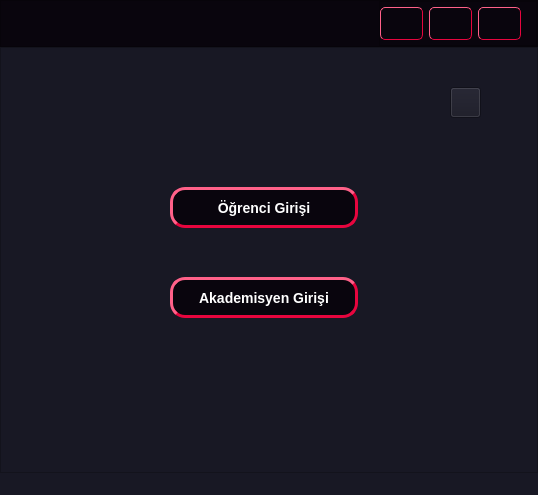
<?xml version="1.0" encoding="UTF-8"?>
<ui version="4.0">
 <class>AnaMenu</class>
 <widget class="QMainWindow" name="AnaMenu">
  <property name="geometry">
   <rect>
    <x>0</x>
    <y>0</y>
    <width>538</width>
    <height>495</height>
   </rect>
  </property>
  <property name="windowTitle">
   <string>AnaMenu</string>
  </property>
  <widget class="QWidget" name="centralwidget">
   <layout class="QVBoxLayout" name="verticalLayout" stretch="10,90">
    <property name="spacing">
     <number>0</number>
    </property>
    <property name="leftMargin">
     <number>0</number>
    </property>
    <property name="topMargin">
     <number>0</number>
    </property>
    <property name="rightMargin">
     <number>0</number>
    </property>
    <property name="bottomMargin">
     <number>0</number>
    </property>
    <item>
     <widget class="QFrame" name="frameUst">
      <property name="styleSheet">
       <string notr="true">background-color: rgb(9,5,13);</string>
      </property>
      <property name="frameShape">
       <enum>QFrame::StyledPanel</enum>
      </property>
      <property name="frameShadow">
       <enum>QFrame::Raised</enum>
      </property>
      <layout class="QVBoxLayout" name="verticalLayout_3">
       <property name="spacing">
        <number>0</number>
       </property>
       <property name="leftMargin">
        <number>0</number>
       </property>
       <property name="topMargin">
        <number>0</number>
       </property>
       <property name="rightMargin">
        <number>0</number>
       </property>
       <property name="bottomMargin">
        <number>0</number>
       </property>
       <item alignment="Qt::AlignRight">
        <widget class="QFrame" name="frame">
         <property name="frameShape">
          <enum>QFrame::StyledPanel</enum>
         </property>
         <property name="frameShadow">
          <enum>QFrame::Raised</enum>
         </property>
         <layout class="QHBoxLayout" name="horizontalLayout_2">
          <property name="leftMargin">
           <number>0</number>
          </property>
          <property name="topMargin">
           <number>5</number>
          </property>
          <property name="rightMargin">
           <number>15</number>
          </property>
          <property name="bottomMargin">
           <number>5</number>
          </property>
          <item>
           <widget class="QPushButton" name="btnKucult">
            <property name="styleSheet">
             <string notr="true">QPushButton {
image: url(:/Ikonlar/Ikonlar/kucult.png);
border-color: rgb(231, 5, 62);
border-width: 1px;
border-style: outset;
border-radius: 5px;
padding: 3px;
width:35px;
height:25px
}

QPushButton:hover {
background-color: qlineargradient(spread:pad, x1:0, y1:1, x2:0, y2:0, stop:0 rgb(41, 128, 185), stop:1 rgb(52, 152, 219));
}

QPushButton:pressed{
border-style: inset;
}</string>
            </property>
            <property name="text">
             <string/>
            </property>
           </widget>
          </item>
          <item>
           <widget class="QPushButton" name="btnGenislet">
            <property name="styleSheet">
             <string notr="true">QPushButton {
image: url(:/Ikonlar/Ikonlar/genislet.png);
border-color: rgb(231, 5, 62);
border-width: 1px;
border-style: outset;
border-radius: 5px;
padding: 3px;
width:35px;
height:25px;
}

QPushButton:hover {
background-color: qlineargradient(spread:pad, x1:0, y1:1, x2:0, y2:0, stop:0 rgb(41, 128, 185), stop:1 rgb(52, 152, 219));
}

QPushButton:pressed{
border-style: inset;
}</string>
            </property>
            <property name="text">
             <string/>
            </property>
           </widget>
          </item>
          <item>
           <widget class="QPushButton" name="btnKapat">
            <property name="styleSheet">
             <string notr="true">QPushButton {
image: url(:/Ikonlar/Ikonlar/kapat.png);
border-color: rgb(231, 5, 62);
border-width: 1px;
border-style: outset;
border-radius: 5px;
padding: 3px;
width:35px;
height:25px
}

QPushButton:hover {
background-color: rgb(255, 0, 0);
}

QPushButton:pressed{
border-style: inset;
}</string>
            </property>
            <property name="text">
             <string/>
            </property>
           </widget>
          </item>
         </layout>
        </widget>
       </item>
      </layout>
     </widget>
    </item>
    <item>
     <widget class="QFrame" name="frameAlt">
      <property name="styleSheet">
       <string notr="true">background-color: rgb(24, 24, 36);</string>
      </property>
      <property name="frameShape">
       <enum>QFrame::StyledPanel</enum>
      </property>
      <property name="frameShadow">
       <enum>QFrame::Raised</enum>
      </property>
      <layout class="QVBoxLayout" name="verticalLayout_2">
       <item>
        <widget class="QStackedWidget" name="stackedWidget">
         <property name="enabled">
          <bool>true</bool>
         </property>
         <property name="currentIndex">
          <number>0</number>
         </property>
         <widget class="QWidget" name="anaMenuPage">
          <widget class="QPushButton" name="btnAdmin">
           <property name="geometry">
            <rect>
             <x>440</x>
             <y>30</y>
             <width>31</width>
             <height>31</height>
            </rect>
           </property>
           <property name="text">
            <string/>
           </property>
          </widget>
          <widget class="QPushButton" name="btnAkdGiris">
           <property name="geometry">
            <rect>
             <x>160</x>
             <y>220</y>
             <width>188</width>
             <height>41</height>
            </rect>
           </property>
           <property name="styleSheet">
            <string notr="true">QPushButton {
	background-color: rgb(9,5,13);
    border-style: outset;
    border-width: 3px;
    border-radius: 15px;
    border-color: rgb(231,5,62);
    font: bold 14px;
	color:rgb(255,255,255);
    min-width: 10em;
    padding: 6px;
}

QPushButton:hover {
background-color: qlineargradient(spread:pad, x1:0, y1:1, x2:0, y2:0, stop:0 rgb(41, 128, 185), stop:1 rgb(52, 152, 219));
}</string>
           </property>
           <property name="text">
            <string>Akademisyen Girişi</string>
           </property>
          </widget>
          <widget class="QPushButton" name="btnOgrGiris">
           <property name="geometry">
            <rect>
             <x>160</x>
             <y>130</y>
             <width>188</width>
             <height>41</height>
            </rect>
           </property>
           <property name="styleSheet">
            <string notr="true">QPushButton {
	background-color: rgb(9,5,13);
    border-style: outset;
    border-width: 3px;
    border-radius: 15px;
    border-color: rgb(231,5,62);
    font: bold 14px;
	color:rgb(255,255,255);
    min-width: 10em;
    padding: 6px;
}

QPushButton:hover {
background-color: qlineargradient(spread:pad, x1:0, y1:1, x2:0, y2:0, stop:0 rgb(41, 128, 185), stop:1 rgb(52, 152, 219));
}</string>
           </property>
           <property name="text">
            <string>Öğrenci Girişi</string>
           </property>
          </widget>
         </widget>
         <widget class="QWidget" name="adminGirisPage">
          <layout class="QVBoxLayout" name="verticalLayout_6" stretch="10,80,10">
           <item alignment="Qt::AlignLeft">
            <widget class="QFrame" name="frame_2">
             <property name="frameShape">
              <enum>QFrame::StyledPanel</enum>
             </property>
             <property name="frameShadow">
              <enum>QFrame::Raised</enum>
             </property>
             <layout class="QVBoxLayout" name="verticalLayout_7">
              <item>
               <widget class="QPushButton" name="btnAnaMenu">
                <property name="styleSheet">
                 <string notr="true">QPushButton {
image: url(:/Ikonlar/Ikonlar/geri.png);
border-color: rgb(231, 5, 62);
border-width: 1px;
border-style: outset;
border-radius: 5px;
padding: 3px;
width:45px;
height:35px
}

QPushButton:hover {
background-color: qlineargradient(spread:pad, x1:0, y1:1, x2:0, y2:0, stop:0 rgb(41, 128, 185), stop:1 rgb(52, 152, 219));
}

QPushButton:pressed{
border-style: inset;
}</string>
                </property>
                <property name="text">
                 <string/>
                </property>
               </widget>
              </item>
             </layout>
            </widget>
           </item>
           <item alignment="Qt::AlignHCenter|Qt::AlignVCenter">
            <widget class="QFrame" name="frame_3">
             <property name="frameShape">
              <enum>QFrame::StyledPanel</enum>
             </property>
             <property name="frameShadow">
              <enum>QFrame::Raised</enum>
             </property>
             <layout class="QHBoxLayout" name="horizontalLayout_3">
              <property name="bottomMargin">
               <number>0</number>
              </property>
              <item>
               <layout class="QVBoxLayout" name="verticalLayout_4">
                <item>
                 <widget class="QLabel" name="label_9">
                  <property name="minimumSize">
                   <size>
                    <width>125</width>
                    <height>30</height>
                   </size>
                  </property>
                  <property name="font">
                   <font>
                    <pointsize>-1</pointsize>
                    <weight>75</weight>
                    <italic>true</italic>
                    <bold>true</bold>
                   </font>
                  </property>
                  <property name="styleSheet">
                   <string notr="true">QLabel {
    border: 1px solid gray;
    border-color: rgb(231,5,62);
    font-size: 14px;
	background-color: rgb(9,5,13);
	color:rgb(255,255,255);
}</string>
                  </property>
                  <property name="text">
                   <string>Kullanıcı Adı:</string>
                  </property>
                 </widget>
                </item>
                <item>
                 <widget class="QLabel" name="label_8">
                  <property name="minimumSize">
                   <size>
                    <width>125</width>
                    <height>30</height>
                   </size>
                  </property>
                  <property name="font">
                   <font>
                    <pointsize>-1</pointsize>
                    <weight>75</weight>
                    <italic>true</italic>
                    <bold>true</bold>
                   </font>
                  </property>
                  <property name="styleSheet">
                   <string notr="true">QLabel {
    border: 1px solid gray;
    border-color: rgb(231,5,62);
    font-size: 14px;
	background-color: rgb(9,5,13);
	color:rgb(255,255,255);
}</string>
                  </property>
                  <property name="text">
                   <string>Şifre:</string>
                  </property>
                 </widget>
                </item>
               </layout>
              </item>
              <item>
               <layout class="QVBoxLayout" name="verticalLayout_5">
                <item>
                 <widget class="QLineEdit" name="lnAdminAd">
                  <property name="minimumSize">
                   <size>
                    <width>200</width>
                    <height>30</height>
                   </size>
                  </property>
                  <property name="styleSheet">
                   <string notr="true">QLineEdit {
    border: 1px solid gray;
    border-color: rgb(231,5,62);
    font-size: 14px;
	background-color: rgb(9,5,13);
	color:rgb(255,255,255);
}

QLineEdit:hover {
background-color: qlineargradient(spread:pad, x1:0, y1:1, x2:0, y2:0, stop:0 rgb(41, 128, 185), stop:1 rgb(52, 152, 219));
}</string>
                  </property>
                 </widget>
                </item>
                <item>
                 <widget class="QLineEdit" name="lnAdminSifre">
                  <property name="minimumSize">
                   <size>
                    <width>200</width>
                    <height>30</height>
                   </size>
                  </property>
                  <property name="styleSheet">
                   <string notr="true">QLineEdit {
    border: 1px solid gray;
    border-color: rgb(231,5,62);
    font-size: 14px;
	background-color: rgb(9,5,13);
	color:rgb(255,255,255);
}

QLineEdit:hover {
background-color: qlineargradient(spread:pad, x1:0, y1:1, x2:0, y2:0, stop:0 rgb(41, 128, 185), stop:1 rgb(52, 152, 219));
}</string>
                  </property>
                  <property name="echoMode">
                   <enum>QLineEdit::Password</enum>
                  </property>
                  <property name="readOnly">
                   <bool>false</bool>
                  </property>
                 </widget>
                </item>
               </layout>
              </item>
             </layout>
            </widget>
           </item>
           <item alignment="Qt::AlignHCenter|Qt::AlignVCenter">
            <widget class="QFrame" name="frame_4">
             <property name="frameShape">
              <enum>QFrame::StyledPanel</enum>
             </property>
             <property name="frameShadow">
              <enum>QFrame::Raised</enum>
             </property>
             <layout class="QVBoxLayout" name="verticalLayout_8">
              <property name="bottomMargin">
               <number>100</number>
              </property>
              <item>
               <widget class="QPushButton" name="btnAdminGiris">
                <property name="styleSheet">
                 <string notr="true">QPushButton {
	background-color: rgb(9,5,13);
    border-style: outset;
    border-width: 3px;
    border-radius: 15px;
    border-color: rgb(231,5,62);
    font: bold 14px;
	color:rgb(255,255,255);
    min-width: 10em;
    padding: 6px;
}

QPushButton:hover {
background-color: qlineargradient(spread:pad, x1:0, y1:1, x2:0, y2:0, stop:0 rgb(41, 128, 185), stop:1 rgb(52, 152, 219));
}</string>
                </property>
                <property name="text">
                 <string>Giriş</string>
                </property>
               </widget>
              </item>
             </layout>
            </widget>
           </item>
          </layout>
         </widget>
         <widget class="QWidget" name="girisPage">
          <layout class="QVBoxLayout" name="verticalLayout_13" stretch="10,80,10">
           <item alignment="Qt::AlignLeft|Qt::AlignVCenter">
            <widget class="QFrame" name="frame_5">
             <property name="frameShape">
              <enum>QFrame::StyledPanel</enum>
             </property>
             <property name="frameShadow">
              <enum>QFrame::Raised</enum>
             </property>
             <layout class="QVBoxLayout" name="verticalLayout_14">
              <item>
               <widget class="QPushButton" name="btnAnaMenu_2">
                <property name="styleSheet">
                 <string notr="true">QPushButton {
image: url(:/Ikonlar/Ikonlar/geri.png);
border-color: rgb(231, 5, 62);
border-width: 1px;
border-style: outset;
border-radius: 5px;
padding: 3px;
width:45px;
height:35px
}

QPushButton:hover {
background-color: qlineargradient(spread:pad, x1:0, y1:1, x2:0, y2:0, stop:0 rgb(41, 128, 185), stop:1 rgb(52, 152, 219));
}

QPushButton:pressed{
border-style: inset;
}</string>
                </property>
                <property name="text">
                 <string/>
                </property>
               </widget>
              </item>
             </layout>
            </widget>
           </item>
           <item alignment="Qt::AlignHCenter|Qt::AlignVCenter">
            <widget class="QFrame" name="frame_6">
             <property name="frameShape">
              <enum>QFrame::StyledPanel</enum>
             </property>
             <property name="frameShadow">
              <enum>QFrame::Raised</enum>
             </property>
             <layout class="QHBoxLayout" name="horizontalLayout_6">
              <item>
               <layout class="QVBoxLayout" name="verticalLayout_11">
                <item>
                 <layout class="QVBoxLayout" name="verticalLayout_9">
                  <item>
                   <widget class="QLabel" name="label">
                    <property name="minimumSize">
                     <size>
                      <width>100</width>
                      <height>30</height>
                     </size>
                    </property>
                    <property name="font">
                     <font>
                      <pointsize>-1</pointsize>
                      <weight>75</weight>
                      <italic>true</italic>
                      <bold>true</bold>
                     </font>
                    </property>
                    <property name="styleSheet">
                     <string notr="true">QLabel {
    border: 1px solid gray;
    border-color: rgb(231,5,62);
    font-size: 14px;
	background-color: rgb(9,5,13);
	color:rgb(255,255,255);
}</string>
                    </property>
                    <property name="text">
                     <string>Kullanıcı Adı</string>
                    </property>
                   </widget>
                  </item>
                  <item>
                   <widget class="QLabel" name="label_2">
                    <property name="minimumSize">
                     <size>
                      <width>0</width>
                      <height>30</height>
                     </size>
                    </property>
                    <property name="font">
                     <font>
                      <pointsize>-1</pointsize>
                      <weight>75</weight>
                      <italic>true</italic>
                      <bold>true</bold>
                     </font>
                    </property>
                    <property name="styleSheet">
                     <string notr="true">QLabel {
    border: 1px solid gray;
    border-color: rgb(231,5,62);
    font-size: 14px;
	background-color: rgb(9,5,13);
	color:rgb(255,255,255);
}</string>
                    </property>
                    <property name="text">
                     <string>Şifre</string>
                    </property>
                   </widget>
                  </item>
                 </layout>
                </item>
                <item>
                 <layout class="QVBoxLayout" name="verticalLayout_10">
                  <property name="spacing">
                   <number>0</number>
                  </property>
                  <item>
                   <widget class="QLabel" name="label_3">
                    <property name="minimumSize">
                     <size>
                      <width>0</width>
                      <height>30</height>
                     </size>
                    </property>
                    <property name="font">
                     <font>
                      <pointsize>-1</pointsize>
                      <weight>75</weight>
                      <italic>true</italic>
                      <bold>true</bold>
                     </font>
                    </property>
                    <property name="styleSheet">
                     <string notr="true">QLabel {
    border: 1px solid gray;
    border-color: rgb(231,5,62);
    font-size: 14px;
	background-color: rgb(9,5,13);
	color:rgb(255,255,255);
}</string>
                    </property>
                    <property name="text">
                     <string>Sayıların</string>
                    </property>
                   </widget>
                  </item>
                  <item>
                   <widget class="QLabel" name="label_4">
                    <property name="minimumSize">
                     <size>
                      <width>0</width>
                      <height>30</height>
                     </size>
                    </property>
                    <property name="font">
                     <font>
                      <pointsize>-1</pointsize>
                      <weight>75</weight>
                      <italic>true</italic>
                      <bold>true</bold>
                     </font>
                    </property>
                    <property name="styleSheet">
                     <string notr="true">QLabel {
    border: 1px solid gray;
    border-color: rgb(231,5,62);
    font-size: 14px;
	background-color: rgb(9,5,13);
	color:rgb(255,255,255);
}</string>
                    </property>
                    <property name="text">
                     <string>Toplamı</string>
                    </property>
                   </widget>
                  </item>
                 </layout>
                </item>
               </layout>
              </item>
              <item>
               <layout class="QVBoxLayout" name="verticalLayout_12">
                <item>
                 <widget class="QLineEdit" name="lnKullaniciAdi">
                  <property name="minimumSize">
                   <size>
                    <width>0</width>
                    <height>30</height>
                   </size>
                  </property>
                  <property name="styleSheet">
                   <string notr="true">QLineEdit {
    border: 1px solid gray;
    border-color: rgb(231,5,62);
    font-size: 14px;
	background-color: rgb(9,5,13);
	color:rgb(255,255,255);
}

QLineEdit:hover {
background-color: qlineargradient(spread:pad, x1:0, y1:1, x2:0, y2:0, stop:0 rgb(41, 128, 185), stop:1 rgb(52, 152, 219));
}</string>
                  </property>
                 </widget>
                </item>
                <item>
                 <widget class="QLineEdit" name="lnSifre">
                  <property name="minimumSize">
                   <size>
                    <width>0</width>
                    <height>30</height>
                   </size>
                  </property>
                  <property name="styleSheet">
                   <string notr="true">QLineEdit {
    border: 1px solid gray;
    border-color: rgb(231,5,62);
    font-size: 14px;
	background-color: rgb(9,5,13);
	color:rgb(255,255,255);
}

QLineEdit:hover {
background-color: qlineargradient(spread:pad, x1:0, y1:1, x2:0, y2:0, stop:0 rgb(41, 128, 185), stop:1 rgb(52, 152, 219));
}</string>
                  </property>
                  <property name="echoMode">
                   <enum>QLineEdit::Password</enum>
                  </property>
                  <property name="readOnly">
                   <bool>false</bool>
                  </property>
                 </widget>
                </item>
                <item>
                 <layout class="QHBoxLayout" name="horizontalLayout_5">
                  <item>
                   <layout class="QHBoxLayout" name="horizontalLayout_4">
                    <item>
                     <widget class="QLabel" name="lblSayi_1">
                      <property name="minimumSize">
                       <size>
                        <width>10</width>
                        <height>10</height>
                       </size>
                      </property>
                      <property name="maximumSize">
                       <size>
                        <width>16777215</width>
                        <height>30</height>
                       </size>
                      </property>
                      <property name="font">
                       <font>
                        <pointsize>-1</pointsize>
                        <weight>75</weight>
                        <bold>true</bold>
                       </font>
                      </property>
                      <property name="styleSheet">
                       <string notr="true">QLabel {
    border: 1px solid gray;
    border-color: rgb(231,5,62);
    font-size: 14px;
	background-color: rgb(9,5,13);
	color:rgb(255,255,255);
}</string>
                      </property>
                      <property name="text">
                       <string>50 +</string>
                      </property>
                     </widget>
                    </item>
                    <item>
                     <widget class="QLabel" name="lblSayi_2">
                      <property name="maximumSize">
                       <size>
                        <width>16777215</width>
                        <height>30</height>
                       </size>
                      </property>
                      <property name="font">
                       <font>
                        <pointsize>-1</pointsize>
                        <weight>75</weight>
                        <bold>true</bold>
                       </font>
                      </property>
                      <property name="styleSheet">
                       <string notr="true">QLabel {
    border: 1px solid gray;
    border-color: rgb(231,5,62);
    font-size: 14px;
	background-color: rgb(9,5,13);
	color:rgb(255,255,255);
}</string>
                      </property>
                      <property name="text">
                       <string>5 = ?</string>
                      </property>
                     </widget>
                    </item>
                   </layout>
                  </item>
                  <item>
                   <widget class="QLineEdit" name="lnCevap">
                    <property name="minimumSize">
                     <size>
                      <width>0</width>
                      <height>30</height>
                     </size>
                    </property>
                    <property name="styleSheet">
                     <string notr="true">QLineEdit {
    border: 1px solid gray;
    border-color: rgb(231,5,62);
    font-size: 14px;
	background-color: rgb(9,5,13);
	color:rgb(255,255,255);
}

QLineEdit:hover {
background-color: qlineargradient(spread:pad, x1:0, y1:1, x2:0, y2:0, stop:0 rgb(41, 128, 185), stop:1 rgb(52, 152, 219));
}</string>
                    </property>
                   </widget>
                  </item>
                 </layout>
                </item>
               </layout>
              </item>
             </layout>
            </widget>
           </item>
           <item>
            <widget class="QFrame" name="frame_7">
             <property name="frameShape">
              <enum>QFrame::StyledPanel</enum>
             </property>
             <property name="frameShadow">
              <enum>QFrame::Raised</enum>
             </property>
             <layout class="QVBoxLayout" name="verticalLayout_15" stretch="50,50">
              <item>
               <widget class="QFrame" name="frame_8">
                <property name="frameShape">
                 <enum>QFrame::StyledPanel</enum>
                </property>
                <property name="frameShadow">
                 <enum>QFrame::Raised</enum>
                </property>
                <layout class="QVBoxLayout" name="verticalLayout_17">
                 <property name="spacing">
                  <number>0</number>
                 </property>
                 <property name="leftMargin">
                  <number>0</number>
                 </property>
                 <property name="topMargin">
                  <number>0</number>
                 </property>
                 <property name="rightMargin">
                  <number>0</number>
                 </property>
                 <property name="bottomMargin">
                  <number>36</number>
                 </property>
                 <item alignment="Qt::AlignHCenter">
                  <widget class="QPushButton" name="btnGiris">
                   <property name="styleSheet">
                    <string notr="true">QPushButton {
	background-color: rgb(9,5,13);
    border-style: outset;
    border-width: 3px;
    border-radius: 15px;
    border-color: rgb(231,5,62);
    font: bold 14px;
	color:rgb(255,255,255);
    min-width: 10em;
    padding: 6px;
}

QPushButton:hover {
background-color: qlineargradient(spread:pad, x1:0, y1:1, x2:0, y2:0, stop:0 rgb(41, 128, 185), stop:1 rgb(52, 152, 219));
}</string>
                   </property>
                   <property name="text">
                    <string>Giriş</string>
                   </property>
                  </widget>
                 </item>
                </layout>
               </widget>
              </item>
              <item>
               <widget class="QFrame" name="frame_9">
                <property name="frameShape">
                 <enum>QFrame::StyledPanel</enum>
                </property>
                <property name="frameShadow">
                 <enum>QFrame::Raised</enum>
                </property>
                <layout class="QVBoxLayout" name="verticalLayout_18">
                 <property name="spacing">
                  <number>0</number>
                 </property>
                 <property name="leftMargin">
                  <number>0</number>
                 </property>
                 <property name="rightMargin">
                  <number>0</number>
                 </property>
                 <property name="bottomMargin">
                  <number>0</number>
                 </property>
                 <item>
                  <layout class="QHBoxLayout" name="horizontalLayout">
                   <item>
                    <widget class="QLabel" name="label_5">
                     <property name="font">
                      <font>
                       <pointsize>-1</pointsize>
                       <weight>75</weight>
                       <bold>true</bold>
                      </font>
                     </property>
                     <property name="styleSheet">
                      <string notr="true">QLabel {
    border: 1px solid gray;
    border-color: rgb(231,5,62);
    font-size: 14px;
	background-color: rgb(9,5,13);
	color:rgb(255,255,255);
}</string>
                     </property>
                     <property name="text">
                      <string>Yeni şifre almak veya değiştirmek için</string>
                     </property>
                    </widget>
                   </item>
                   <item>
                    <widget class="QPushButton" name="btnKayitMenu">
                     <property name="font">
                      <font>
                       <pointsize>-1</pointsize>
                       <weight>75</weight>
                       <italic>false</italic>
                       <bold>true</bold>
                       <underline>true</underline>
                      </font>
                     </property>
                     <property name="autoFillBackground">
                      <bool>false</bool>
                     </property>
                     <property name="styleSheet">
                      <string notr="true">QPushButton {
	background-color: rgb(9,5,13);
    border-style: outset;
    border-width: 2px;
    border-radius: 2px;
    border-color: rgb(231,5,62);
    font: bold 14px;
	color:rgb(255,255,255);
    padding: 1px;
}

QPushButton:hover {
background-color: qlineargradient(spread:pad, x1:0, y1:1, x2:0, y2:0, stop:0 rgb(41, 128, 185), stop:1 rgb(52, 152, 219));
}</string>
                     </property>
                     <property name="text">
                      <string>buraya</string>
                     </property>
                    </widget>
                   </item>
                   <item>
                    <widget class="QLabel" name="label_6">
                     <property name="font">
                      <font>
                       <pointsize>-1</pointsize>
                       <weight>75</weight>
                       <bold>true</bold>
                      </font>
                     </property>
                     <property name="styleSheet">
                      <string notr="true">QLabel {
    border: 1px solid gray;
    border-color: rgb(231,5,62);
    font-size: 14px;
	background-color: rgb(9,5,13);
	color:rgb(255,255,255);
}</string>
                     </property>
                     <property name="text">
                      <string>tıklayın.</string>
                     </property>
                    </widget>
                   </item>
                  </layout>
                 </item>
                </layout>
               </widget>
              </item>
             </layout>
            </widget>
           </item>
          </layout>
         </widget>
         <widget class="QWidget" name="kayitPage">
          <widget class="QLineEdit" name="lnKayitNo">
           <property name="geometry">
            <rect>
             <x>240</x>
             <y>130</y>
             <width>200</width>
             <height>30</height>
            </rect>
           </property>
           <property name="styleSheet">
            <string notr="true">QLineEdit {
    border: 1px solid gray;
    border-color: rgb(231,5,62);
    font-size: 14px;
	background-color: rgb(9,5,13);
	color:rgb(255,255,255);
}

QLineEdit:hover {
background-color: qlineargradient(spread:pad, x1:0, y1:1, x2:0, y2:0, stop:0 rgb(41, 128, 185), stop:1 rgb(52, 152, 219));
}</string>
           </property>
          </widget>
          <widget class="QLabel" name="lblKayit">
           <property name="geometry">
            <rect>
             <x>60</x>
             <y>130</y>
             <width>150</width>
             <height>30</height>
            </rect>
           </property>
           <property name="minimumSize">
            <size>
             <width>125</width>
             <height>30</height>
            </size>
           </property>
           <property name="styleSheet">
            <string notr="true">QLabel {
    border: 1px solid gray;
    border-color: rgb(231,5,62);
    font-size: 14px;
	background-color: rgb(9,5,13);
	color:rgb(255,255,255);
}</string>
           </property>
           <property name="text">
            <string>Öğrenci Numarası:</string>
           </property>
          </widget>
          <widget class="QPushButton" name="btnKayit">
           <property name="geometry">
            <rect>
             <x>160</x>
             <y>190</y>
             <width>188</width>
             <height>31</height>
            </rect>
           </property>
           <property name="styleSheet">
            <string notr="true">QPushButton {
	background-color: rgb(9,5,13);
    border-style: outset;
    border-width: 3px;
    border-radius: 15px;
    border-color: rgb(231,5,62);
    font: bold 14px;
	color:rgb(255,255,255);
    min-width: 10em;
    padding: 6px;
}

QPushButton:hover {
background-color: qlineargradient(spread:pad, x1:0, y1:1, x2:0, y2:0, stop:0 rgb(41, 128, 185), stop:1 rgb(52, 152, 219));
}</string>
           </property>
           <property name="text">
            <string>İleri</string>
           </property>
          </widget>
         </widget>
         <widget class="QWidget" name="kayit2Page">
          <widget class="QPushButton" name="btnOnayla">
           <property name="geometry">
            <rect>
             <x>150</x>
             <y>190</y>
             <width>188</width>
             <height>31</height>
            </rect>
           </property>
           <property name="styleSheet">
            <string notr="true">QPushButton {
	background-color: rgb(9,5,13);
    border-style: outset;
    border-width: 3px;
    border-radius: 15px;
    border-color: rgb(231,5,62);
    font: bold 14px;
	color:rgb(255,255,255);
    min-width: 10em;
    padding: 6px;
}

QPushButton:hover {
background-color: qlineargradient(spread:pad, x1:0, y1:1, x2:0, y2:0, stop:0 rgb(41, 128, 185), stop:1 rgb(52, 152, 219));
}</string>
           </property>
           <property name="text">
            <string>Onayla</string>
           </property>
          </widget>
          <widget class="QLabel" name="label_7">
           <property name="geometry">
            <rect>
             <x>60</x>
             <y>130</y>
             <width>150</width>
             <height>30</height>
            </rect>
           </property>
           <property name="minimumSize">
            <size>
             <width>150</width>
             <height>30</height>
            </size>
           </property>
           <property name="styleSheet">
            <string notr="true">QLabel {
    border: 1px solid gray;
    border-color: rgb(231,5,62);
    font-size: 14px;
	background-color: rgb(9,5,13);
	color:rgb(255,255,255);
}</string>
           </property>
           <property name="text">
            <string>Şifre:</string>
           </property>
          </widget>
          <widget class="QLineEdit" name="lnKayitSifre">
           <property name="geometry">
            <rect>
             <x>240</x>
             <y>130</y>
             <width>200</width>
             <height>30</height>
            </rect>
           </property>
           <property name="minimumSize">
            <size>
             <width>200</width>
             <height>30</height>
            </size>
           </property>
           <property name="styleSheet">
            <string notr="true">QLineEdit {
    border: 1px solid gray;
    border-color: rgb(231,5,62);
    font-size: 14px;
	background-color: rgb(9,5,13);
	color:rgb(255,255,255);
}

QLineEdit:hover {
background-color: qlineargradient(spread:pad, x1:0, y1:1, x2:0, y2:0, stop:0 rgb(41, 128, 185), stop:1 rgb(52, 152, 219));
}</string>
           </property>
          </widget>
         </widget>
        </widget>
       </item>
      </layout>
     </widget>
    </item>
   </layout>
  </widget>
  <widget class="QMenuBar" name="menubar">
   <property name="geometry">
    <rect>
     <x>0</x>
     <y>0</y>
     <width>538</width>
     <height>21</height>
    </rect>
   </property>
  </widget>
  <widget class="QStatusBar" name="statusbar">
   <property name="styleSheet">
    <string notr="true">background-color: rgb(24,24,36);</string>
   </property>
  </widget>
 </widget>
 <resources/>
 <connections/>
</ui>
